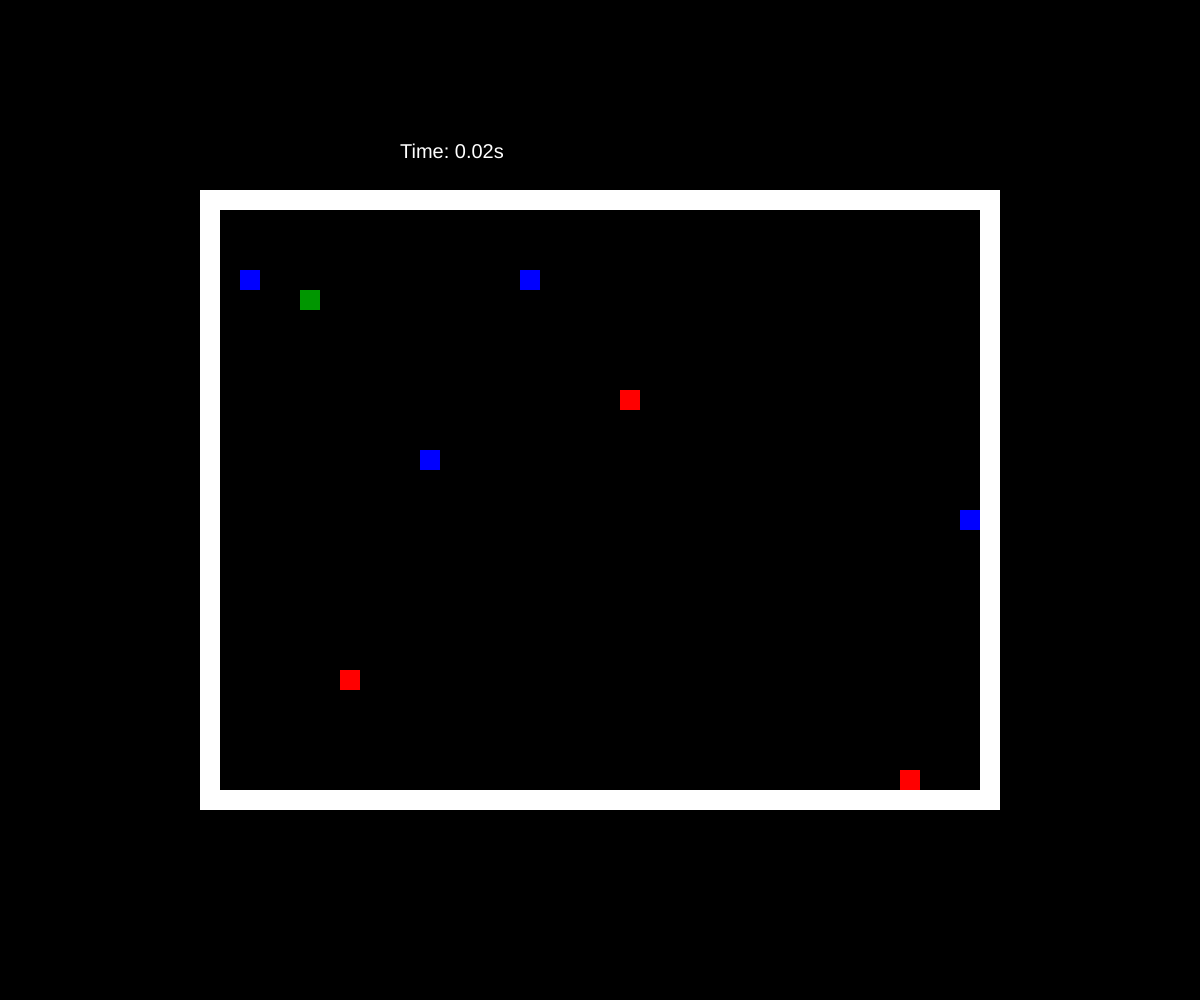
Frame 1 (no input)
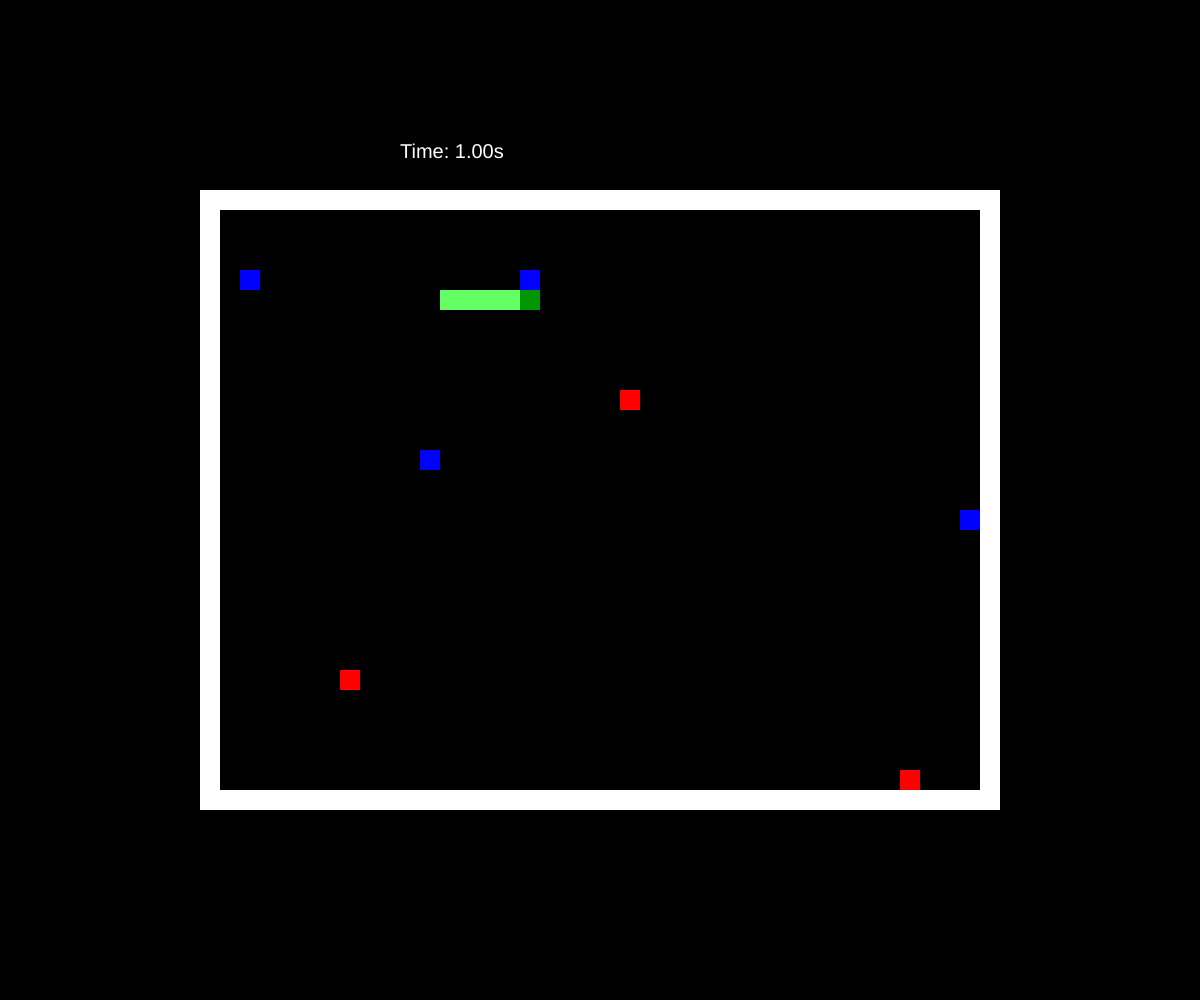
Frame 60 (no input)
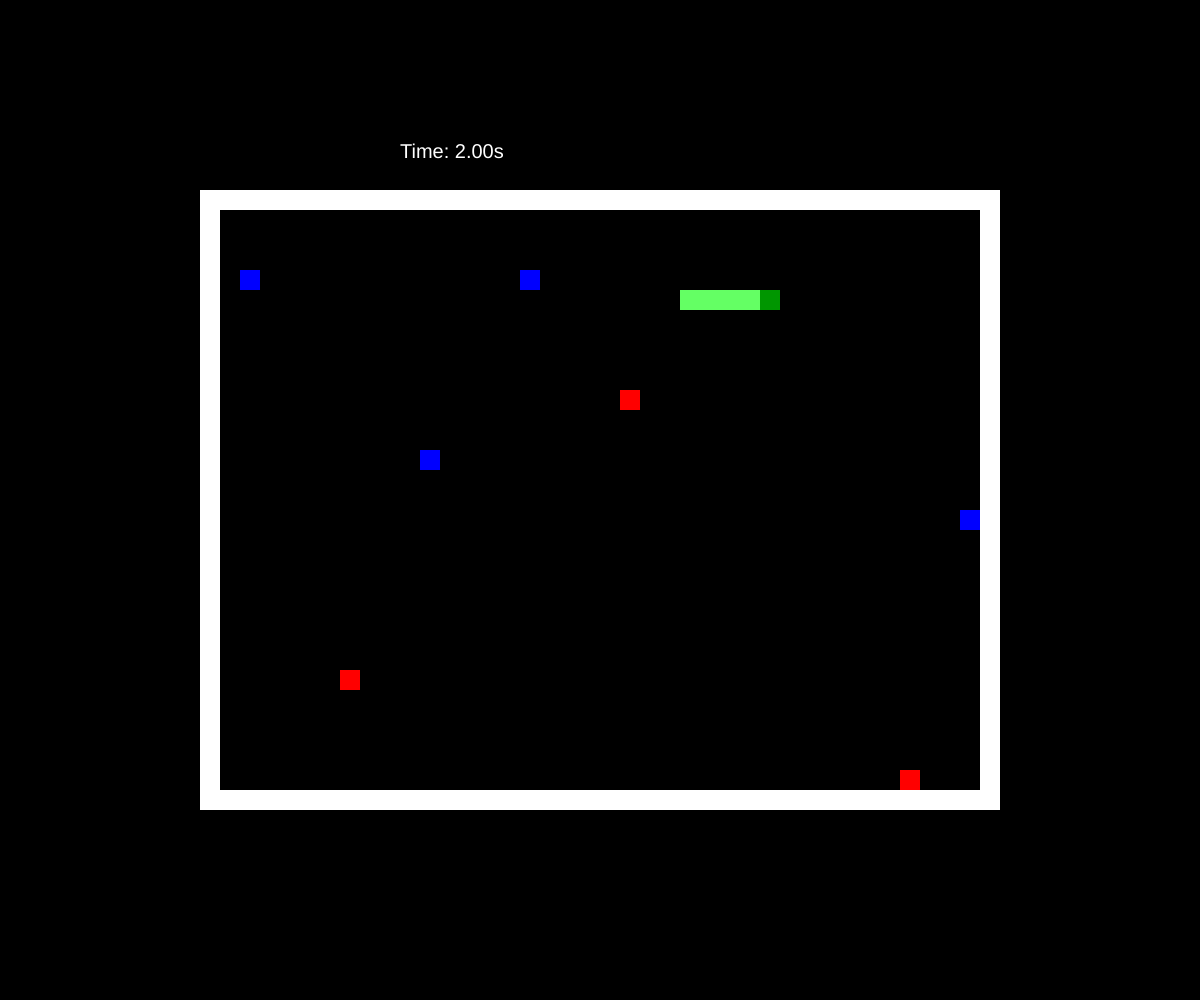
Frame 120 (the mouse pressed at the canvas centre since frame 60)

The p5.js sketch that drew these frames (run headless with seeded random() and noise() and a simulated clock; from frame 60 on, the mouse is pressed at the canvas centre):

// p5.js sketch
// ── sketch.js
let cellSize = 20;
let screen;

let player;
let foodcount = 7;
let food = new Array(foodcount);
let walls = [];
let candies = [];
let mapOffsetX, mapOffsetY;
let startTime = 0;
let finalTime = 0;

let map = [
  "########################################",
  "#                                      #",
  "#                                      #",
  "#                                      #",
  "#                                      #",
  "#                                      #",
  "#                                      #",
  "#                                      #",
  "#                                      #",
  "#                                      #",
  "#                                      #",
  "#                                      #",
  "#                                      #",
  "#                                      #",
  "#                                      #",
  "#                                      #",
  "#                                      #",
  "#                                      #",
  "#                                      #",
  "#                                      #",
  "#                                      #",
  "#                                      #",
  "#                                      #",
  "#                                      #",
  "#                                      #",
  "#                                      #",
  "#                                      #",
  "#                                      #",
  "#                                      #",
  "#                                      #",
  "########################################",
]

function setup() {
  createCanvas(windowWidth, windowHeight);
  background(0);
  
  // Calculate offset to center the map
  let mapWidth = map[0].length * cellSize;
  let mapHeight = map.length * cellSize;
  mapOffsetX = (width - mapWidth) / 2;
  mapOffsetY = (height - mapHeight) / 2;
  
  // Adjust player starting position to account for offset
  player = new Player(mapOffsetX + 100, mapOffsetY + 100, cellSize, cellSize, 1);
  screen = 'gamescreen';
  
  for (let i = 0; i < foodcount; i++) {
    food[i] = Food.generateRandomPosition(map[0].length, map.length);
  }
  startTime = millis();
}

function draw() {
  if (screen === 'startscreen') return startScreen();
  if (screen === 'gamescreen')  return gameScreen();
  if (screen === 'endscreen')   return endScreen();
}

function drawMap() {
  map.forEach((row, j) => {
    row.split('').forEach((cell, i) => {
      if (cell === '#') {
        noStroke();
        fill(255);
        // Add offset to center the map
        rect(i * cellSize + mapOffsetX, j * cellSize + mapOffsetY, cellSize, cellSize);
      } else if (cell === ' ') {
        fill(0);
        // Add offset to center the map
        rect(i * cellSize + mapOffsetX, j * cellSize + mapOffsetY, cellSize, cellSize);
      }
    });	
  });
}

function keyPressed() {
  if      (keyCode === UP_ARROW)    return player.setDirection('up');
  else if (keyCode === DOWN_ARROW)  return player.setDirection('down');
  else if (keyCode === LEFT_ARROW)  return player.setDirection('left');
  else if (keyCode === RIGHT_ARROW) return player.setDirection('right');
}
// ── food.js
class Food {
  constructor(x, y) {
    this.x = x;
    this.y = y;
    this.width = cellSize;
    this.height = cellSize;
    this.typefood = Math.floor(random(1, 3));
    this.color = this.typefood === 1 ? color(0, 0, 255) : color(255, 0, 0);
  }

  show() {
    fill(this.color);
    rect(this.x, this.y, this.width, this.height);
  }

  static generateRandomPosition(mapWidth, mapHeight) {
    const x = (Math.floor(Math.random() * (mapWidth - 2)) + 1) * cellSize + mapOffsetX;
    const y = (Math.floor(Math.random() * (mapHeight - 2)) + 1) * cellSize + mapOffsetY;

    return new Food(x, y);
  }
}
// ── player.js
class Player {
    constructor(x, y, width, height) {
        this.x = x;
        this.y = y;
        this.width = width;
        this.height = height;
        this.tailLength = 4;
        this.tail = new Tail();
        this.direction = 'right';
        this.directionQueue = [];
        this.walking = false;
        this.lastMoveTime = 0;
        this.moveInterval = 80;
        this.queueTimeout = 350;
        this.foodEaten = 0;
    }

    move() {
        if (millis() - this.lastMoveTime >= this.moveInterval) {
            let oldX = this.x;
            let oldY = this.y;

            this.cleanExpiredDirections();

            if (this.directionQueue.length > 0) {
                let nextDirection = this.directionQueue.shift().direction;
                if (this.isValidDirection(nextDirection)) this.direction = nextDirection;
            }

            switch (this.direction) {
                case 'up':
                    this.y -= cellSize;
                    break;
                case 'down':
                    this.y += cellSize;
                    break;
                case 'left':
                    this.x -= cellSize;
                    break;
                case 'right':
                    this.x += cellSize;
                    break;
            }

            this.tail.addSegment(oldX, oldY);
            if (this.tail.tail.length > this.tailLength) this.tail.tail.shift();

            this.lastMoveTime = millis();
        }
    }

    cleanExpiredDirections() {
        const currentTime = millis();
        this.directionQueue = this.directionQueue.filter(item =>
            currentTime - item.timestamp < this.queueTimeout
        );
    }

    isValidDirection(direction) {
        if (direction === 'up' && this.direction !== 'down') return true;
        if (direction === 'down' && this.direction !== 'up') return true;
        if (direction === 'left' && this.direction !== 'right') return true;
        if (direction === 'right' && this.direction !== 'left') return true;
        else return false;
    }

    setDirection(direction) {
        this.cleanExpiredDirections();

        if (this.directionQueue.length < 2 && this.isValidDirection(direction)) {
            if (this.directionQueue.length === 0 ||
                this.directionQueue[this.directionQueue.length - 1].direction !== direction) {
                this.directionQueue.push({
                    direction: direction,
                    timestamp: millis()
                });
            }
        }
    }

    show() {
        fill(0, 150, 0);
        rect(this.x, this.y, this.width, this.height);
        this.tail.show();
    }

    checkCollision() {
        if (this.x < mapOffsetX + cellSize ||
            this.x >= mapOffsetX + (map[0].length - 1) * cellSize ||
            this.y < mapOffsetY + cellSize ||
            this.y >= mapOffsetY + (map.length - 1) * cellSize) {
            return this.returnToEndScreen();
        }

        for (let i = 0; i < food.length; i++) {
            if (this.x === food[i].x && this.y === food[i].y) {
                if (food[i].typefood === 1) {
                    this.tailLength++;
                }
                food.splice(i, 1);
                this.tailLength++;
                this.foodEaten++;
                food.push(Food.generateRandomPosition(map[0].length, map.length, cellSize));
                this.checkFoodInTail();
                break;
            }
        }

        for (let i = 0; i < this.tail.tail.length; i++) {
            if (this.x === this.tail.tail[i].x && this.y === this.tail.tail[i].y) return this.returnToEndScreen();
        }
    }

    returnToEndScreen(){
        finalTime = (millis() - startTime) / 1000;
        screen = 'endscreen';
    }

    checkFoodInTail() {
        for (let i = 0; i < food.length; i++) {
            for (let j = 0; j < this.tail.tail.length; j++) {
                if (food[i].x === this.tail.tail[j].x && food[i].y === this.tail.tail[j].y) {
                    food.splice(i, 1);
                    food.push(Food.generateRandomPosition(map[0].length, map.length));
                }
            }
        }
    }
}
// ── screens.js
function startScreen() {
    background(0);
    textAlign(CENTER, CENTER);
    textSize(32);
    noStroke()
    fill(255);
    text("press any key to start", width / 2, height / 2);
    if (keyIsPressed) return screen = 'gamescreen';
}

function gameScreen() {
  background(0);
  drawMap();
  player.show();
  player.move();
  player.checkCollision();
  food.forEach(f => f.show());
  walls.forEach(f => f.show());

  // Draw timer
  fill(255);
  textSize(20);
  textAlign(LEFT, TOP);
  let elapsed = (millis() - startTime) / 1000;
  text("Time: " + elapsed.toFixed(2) + "s", width / 3, height / 7);
}

function endScreen() {
    background(0);
    textAlign(CENTER, CENTER);
    textSize(32);
    noStroke();
    fill(255);
    text("Game Over", width / 2, height / 2 - 20);
    text("Press enter to restart", width / 2, height / 2 + 20);
    text("Time survived: " + (finalTime.toFixed(2)) + " seconds", width / 2, height / 2 + 80);

    if (keyCode === ENTER) {
        screen = 'startscreen';
        setup();
    }
}
// ── tail.js
class Tail {
    constructor() {
        this.tail = [];
    }

    addSegment(x, y) {
        this.tail.push({ x: x, y: y });
    }
    
    show() {
        for (let i = 0; i < this.tail.length; i++) {
            fill(100, 255, 100);
            rect(this.tail[i].x, this.tail[i].y, cellSize, cellSize);
        }
    }
}
